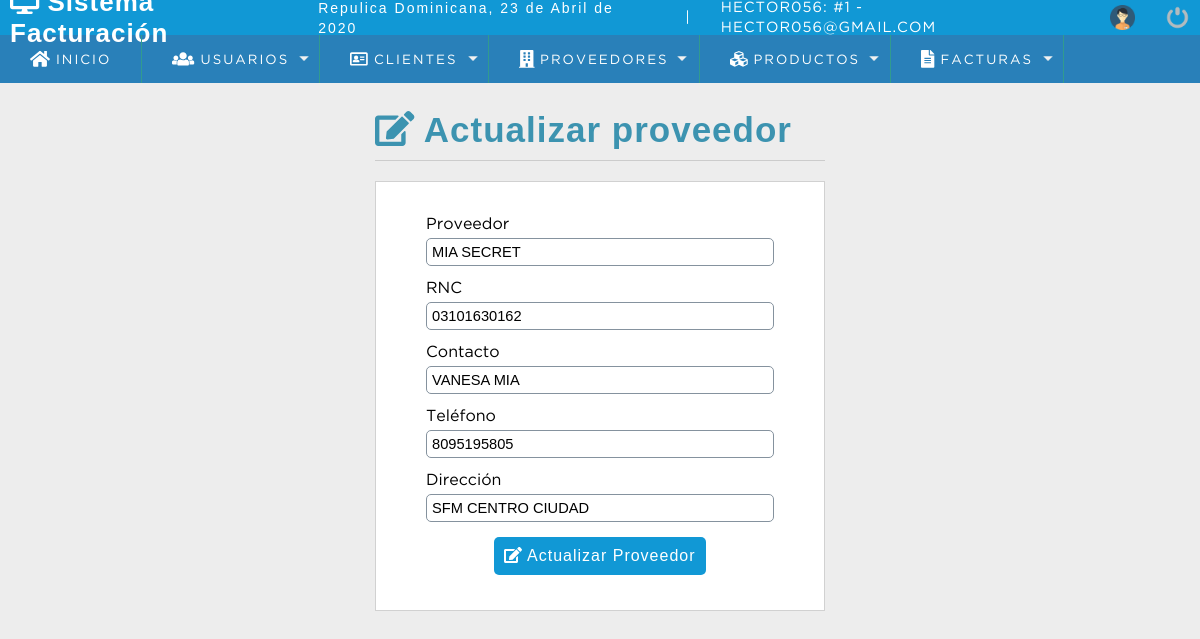
Page /sistema/editar_proveedor.php?id=13 (signed in) on the committed database.
### tables this page shows
CREATE TABLE `proveedor` (
  `codproveedor` int(11) NOT NULL,
  `proveedor` varchar(100) NOT NULL,
  `rnc` varchar(15) NOT NULL,
  `contacto` varchar(100) DEFAULT NULL,
  `telefono` bigint(11) NOT NULL,
  `direccion` text NOT NULL,
  `date_add` datetime NOT NULL DEFAULT current_timestamp(),
  `usuario_id` int(11) NOT NULL,
  `estatus` int(11) NOT NULL DEFAULT 1
);

### sistema/editar_proveedor.php (the view, shortened to what this page needs)
<?php
	require "../conexion.php";
	$idproveedor = $_REQUEST['id'];
	$sql= mysqli_query($conexion,"SELECT * FROM proveedor WHERE codproveedor=$idproveedor and estatus=1");
	$resultado_sql= mysqli_num_rows($sql);
		if ($resultado_sql	== 0){
			header('Location: lista_proveedor.php');
 		}else{
			while ($data = mysqli_fetch_array($sql)){
			$proveedor = strtoupper($data['proveedor']);
			$rnc       = $data['rnc'];
			$contacto    = strtoupper($data['contacto']);
			$telefono  = $data['telefono'];
			$direccion = strtoupper($data['direccion']);
		}
	}
?>
<!DOCTYPE html>
<html lang="en">
<head>
		<?php include "includes/scripts.php";?>
</head>
<body>
		<?php include "includes/header.php";?>
	<section id="container">
<div class="form_register">
	<h1><i class="fas fa-edit"></i> Actualizar proveedor</h1>
	<hr>
	<form accion="" method="post">
		<label for="proveedor">Proveedor</label>
		<input type="text" name="proveedor" id="proveedor" placeholder="Nombre del Proveedor" value="<?php echo $proveedor  ?>" >
		<label for="rnc">RNC</label>
		<input type="number" name="rnc" id="rnc" placeholder="RNC o Cedula del Proveedor" value="<?php echo $rnc  ?>" >
		<label for="contacto">Contacto</label>
		<input type="text" name="contacto" id="contacto" placeholder="Nombre Completo del Contacto" value="<?php echo $contacto  ?>">
		<label for="telefono">Teléfono</label>
		<input type="number" name="telefono" id="telefono" placeholder="Teléfono" value="<?php echo $telefono  ?>">
		<label for="clave">Dirección</label>
		<input type="text" name="direccion" id="direccion" placeholder="Dirección Completa" value="<?php echo $direccion  ?>">
		 <button type="submit" class="btn_save"><i class="fas fa-edit"></i> Actualizar Proveedor</button>
 </form>
		</div>
	</section>
</body>
</html>

### sistema/css/style.css (style rules this page uses)
* { margin: 0; padding: 0; box-sizing: border-box; }
body { background: #ededed; }
h1, h2, h3, h4, h5, h6 { font-family: 'arial'; font-weight: bold; letter-spacing: 1px; }
h1 { font-size: 26px; }
#container { padding: 90px 15px 15px; }
.form_register { width: 450px; margin: auto; margin-top: 20px; }
.form_register h1 { color:#3c93b0; }
hr { border: 0; background: #ccc; height: 1px; margin: 10px 0; display: block; }
form { background: #fff; margin: auto; padding: 20px 50px; border: 1px solid #d1d1d1 }
label { display: block; font-size: 12pt; font-family: 'GothamBook'; margin: 15px auto 5px auto; }
input, select { display: block; width: 100%; font-size: 11pt; padding: 5px; border: 1px solid #85929e; border-radius: 5px; }
.btn_save { font-size: 12pt; background: #1198d5; padding: 10px; color: #fff; letter-spacing: 1px; border: 0; cursor:pointer; margin: 15px auto; display: block; border-radius: 5px; margin: top 30px; }
#container h1 { font-size: 35px; display: inline-block; }

### rows in the picture
proveedor: proveedor "MIA SECRET", rnc "03101630162", contacto "VANESA MIA", telefono "8095195805", direccion "SFM CENTRO CIUDAD"

### other values in the picture
fechaC() "23 de Abril de 2020"
$_SESSION['user'] "HECTOR056"
$_SESSION['rol'] "1"
$_SESSION['email'] "HECTOR056@GMAIL.COM"
